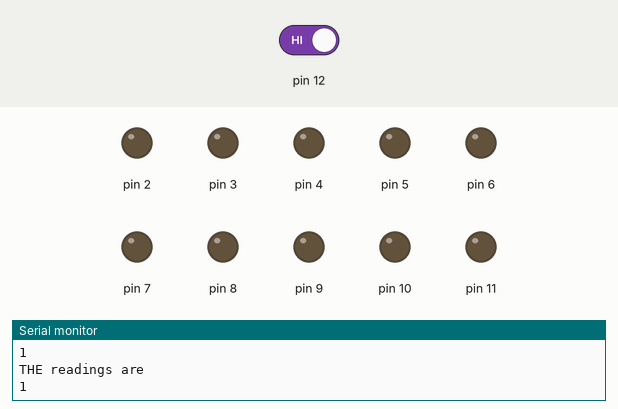
Bench run of a sketch on a simulated Arduino Uno, built with avr-gcc and run on an emulated ATmega328P. On the bench: output pins drawn as LEDs (lit = HIGH), the last lines printed to the serial monitor. The test bench sets the inputs (shaded band); at power-on: pin 12 HIGH.

Above: at 1.2 s.
1.3 s: pin 12 driven LOW
At 2.5 s:
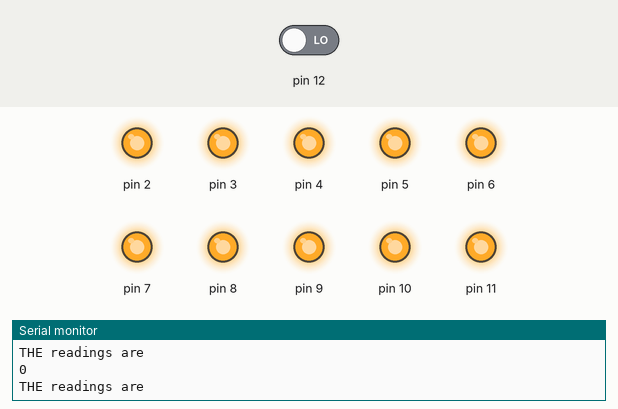
2.8 s: pin 12 driven HIGH
At 4.1 s:
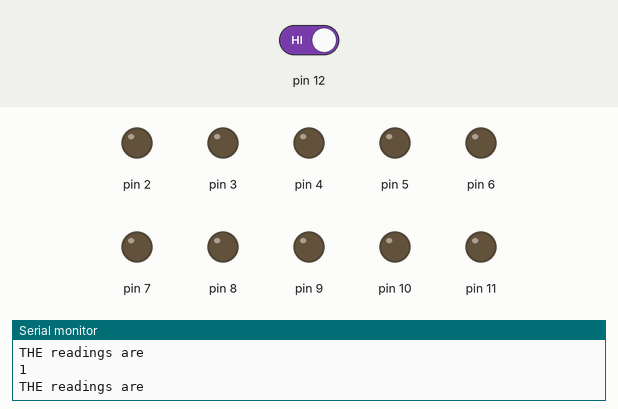
Timing chart, 0 to 5.8 s (numbered marks = the images above; inputs shaded):
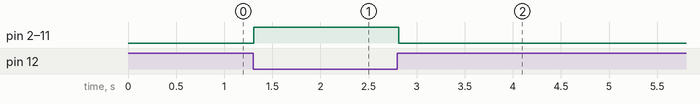

Measured:
- after the input at 1.3 s, pin 2–11: LOW → HIGH at once
- after the input at 2.8 s, pin 2–11: HIGH → LOW at once

The sketch:

testhallonperf.ino
```cpp
void setup() {
  // put your setup code here, to run once:
  for(int pin = 2; pin <=11; pin++)
    pinMode(pin,OUTPUT);
  Serial.begin(9600);
   pinMode(12,INPUT);
}

void loop() {
  // put your main code here, to run repeatedly:
  Serial.println("THE readings are");
  Serial.println(digitalRead(12));
  if(digitalRead(12) == 0)
  {
    for(int pin = 2; pin <= 11; pin++)
      digitalWrite(pin,HIGH);
  }
  else
  {
    for(int pin = 2; pin <= 11; pin++)
      digitalWrite(pin,LOW);
  }

}
```
